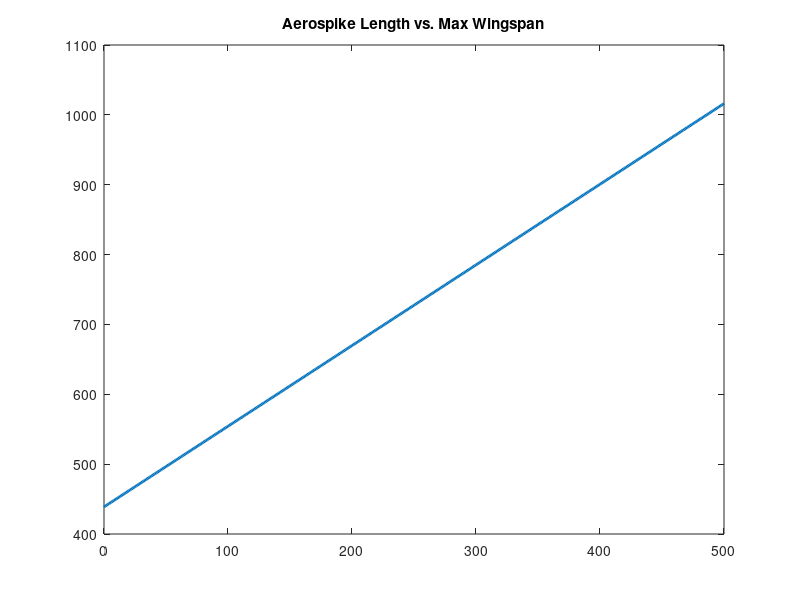

The MATLAB source for this figure: (Note: this script raises an error after producing the figure.)
%By:        Shane Billingsley
%Class:     ASEN 2804 Vehicle Design Lab
%Date:      Spring 2023

%define design constants

%lengths in mm
L = 320;        %length of bottle
nose = 140;     %additional length of nosecone
rear = 80;      %distance rear of wing from nozzle end

%aerospike length
spike = linspace(0,500,501);

%total length front of spike to rear of wing
length = ((L+nose)-rear)+spike;

%Mach angle
mach = 2;
mu = asin(1/mach);

%calculate wingspans and plot
span = tan(mu)*length*2;

plot(spike,span,'LineWidth',2);
title ("Aerospike Length vs. Max Wingspan");
txt = ['Bottle Length = ',int2str(L),' mm, Nosecone Length = ',...
    int2str(nose),' mm, Wing ',int2str(rear),' mm from nozzle'];
subtitle(txt);
xlabel("Length of Aerospike (mm)");
ylabel("Maximum Wingspan At Rear (mm)");





